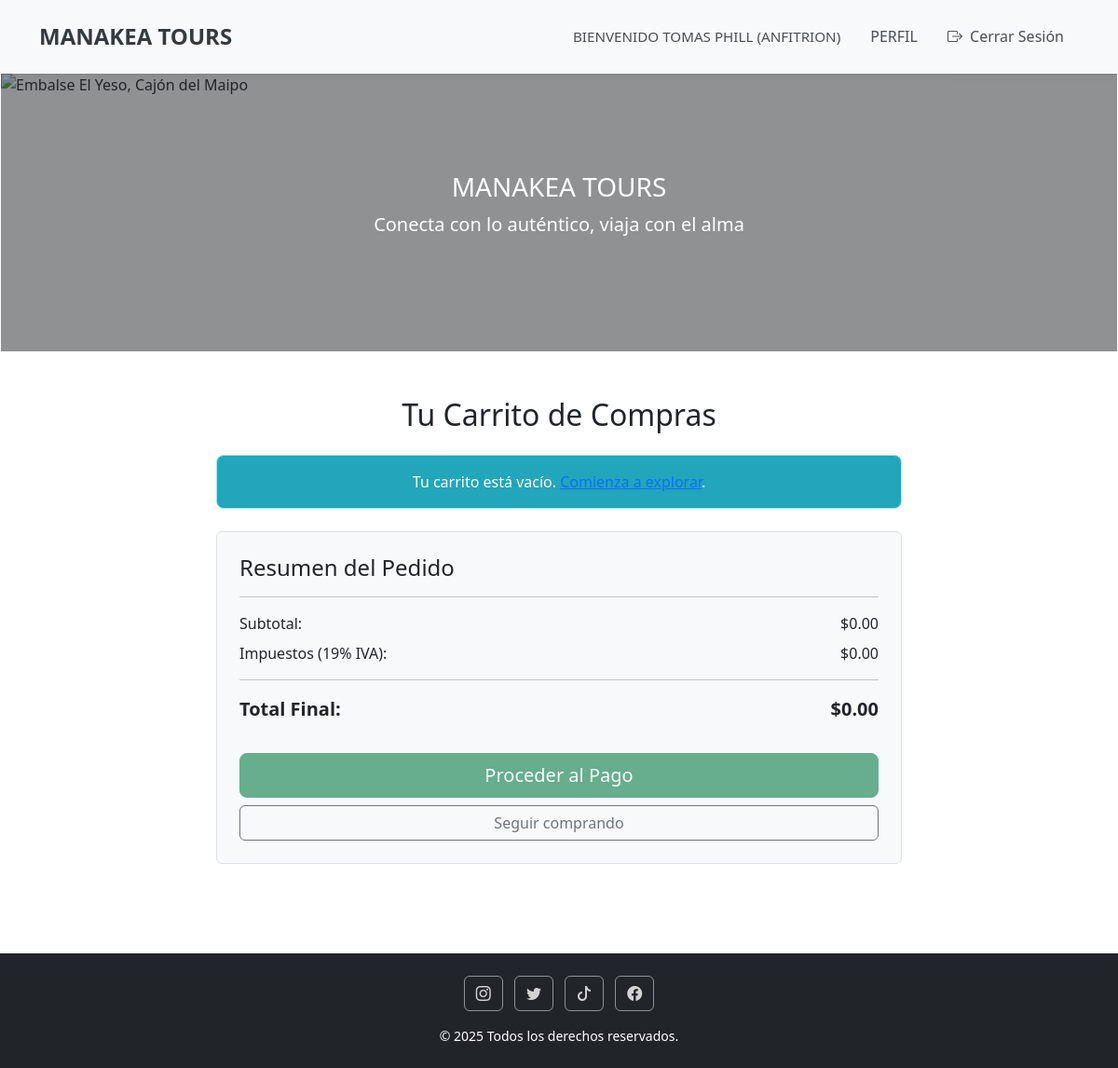
The page /carrito/ (signed in) on the database its author committed.
### core/models.py (models this page shows, shortened)
class Usuario(AbstractBaseUser, PermissionsMixin):
    nombre = models.CharField(max_length=100)
    apellido = models.CharField(max_length=100)
    correo = models.EmailField(unique=True)
    telefono = models.CharField(max_length=20, blank=True, null=True) # Campo de teléfono
    tipo_usuario = models.ForeignKey(TipoUsuario, on_delete=models.SET_NULL, null=True, blank=True)
    is_active = models.BooleanField(default=True) # Indica si la cuenta está activa
    is_staff = models.BooleanField(default=False) # Necesario para acceder al admin de Django
    date_joined = models.DateTimeField(auto_now_add=True) # Fecha de creación del usuario
    objects = UsuarioManager() # Asigna tu Manager personalizado
    USERNAME_FIELD = 'correo' # Django usará 'correo' como campo de nombre de usuario para el login
    REQUIRED_FIELDS = ['nombre', 'apellido'] # Campos requeridos al crear un superusuario con createsuperuser
    groups = models.ManyToManyField(
        'auth.Group',
        verbose_name='groups',
        blank=True,
        help_text='The groups this user belongs to. A user will get all permissions granted to each of their groups.',
        related_name="core_usuario_set", # Asegura un related_name único para evitar conflictos
        related_query_name="usuario",
    )
    user_permissions = models.ManyToManyField(
        'auth.Permission',
        verbose_name='user permissions',
        blank=True,
        help_text='Specific permissions for this user.',
        related_name="core_usuario_set", # Asegura un related_name único para evitar conflictos
        related_query_name="usuario",
    )
    class Meta:
        verbose_name = "Usuario"
        verbose_name_plural = "Usuarios"

class TipoUsuario(models.Model):
    tipo_nombre = models.CharField(max_length=50, unique=True)
    class Meta:
        verbose_name = "Tipo de Usuario"
        verbose_name_plural = "Tipos de Usuarios"

### core/views.py (the view)
# urls.py: path('carrito/', views.carrito, name='carrito'),
def carrito(request):
    return render(request, 'core/carrito.html')

### core/templates/core/carrito.html (shortened to what this page needs)
{% load static %}
<!DOCTYPE html>
<html lang="es">
<head>
    <link rel="stylesheet" href="{% static 'css/global.css' %}">
    <link href="https://cdn.jsdelivr.net/npm/bootstrap@5.3.0/dist/css/bootstrap.min.css" rel="stylesheet">
    <link href="https://cdn.jsdelivr.net/npm/bootstrap-icons@1.10.5/font/bootstrap-icons.css" rel="stylesheet">
</head>
<body>
    <nav class="navbar navbar-expand-lg navbar-light bg-light">
        <div class="container">
            {% if user.is_authenticated %}
                <a class="navbar-brand fw-bold" href="{% url 'inicioregistrado' %}">MANAKEA TOURS</a>
            {% else %}
                <a class="navbar-brand fw-bold" href="{% url 'inicio' %}">MANAKEA TOURS</a>
            {% endif %}
            <div class="collapse navbar-collapse justify-content-end" id="navbarNav">
                <ul class="navbar-nav">
                    {% if user.is_authenticated %}
                        <li class="nav-item d-flex align-items-center">
                            <span class="nav-link welcome-message">
                                BIENVENIDO {{ user.nombre|upper }} {{ user.apellido|upper }}
                                {% if user.tipo_usuario %}
                                    <span class="user-role">({{ user.tipo_usuario.tipo_nombre|upper }})</span>
                                {% endif %}
                            </span>
                        </li>
                        <li class="nav-item">
                            <a class="nav-link" href="{% url 'perfil' %}">PERFIL</a>
                        </li>
                        <li class="nav-item">
                            <a class="nav-link btn btn-outline-danger btn-sm ms-2" href="{% url 'logout' %}">
                                <i class="bi bi-box-arrow-right me-1"></i> Cerrar Sesión
                            </a>
                        </li>
                    {% endif %}
                </ul>
            </div>
        </div>
    </nav>
    <div id="carouselExampleSlidesOnly" class="carousel slide border border-white" data-bs-ride="carousel" style="height: 300px;">
        <div class="carousel-inner h-100">
            <div class="carousel-item active position-relative h-100">
                <img src="https://www.cvc.com.br/dicas-de-viagem/wp-content/uploads/2019/09/cajon-del-maipo-embalse-el-yeso-chile.jpg"
                     class="d-block w-100 h-100 object-fit-cover" alt="Embalse El Yeso, Cajón del Maipo">
                <div class="position-absolute top-0 start-0 w-100 h-100 d-flex flex-column justify-content-center align-items-center text-white bg-dark bg-opacity-50">
                    <h1 class="h3">MANAKEA TOURS</h1>
                    <p class="lead">Conecta con lo auténtico, viaja con el alma</p>
                </div>
            </div>
        </div>
    </div>
    <div class="container my-5">
        <h2 class="mb-4 text-center">Tu Carrito de Compras</h2>
        <div class="row justify-content-center">
            <div class="col-lg-8 col-md-10">
                <div id="full-cart-items">
                </div>
                <div class="carrito-summary mt-4 p-4 border rounded bg-light">
                    <h4 class="mb-3">Resumen del Pedido</h4>
                    <hr>
                    <div class="d-flex justify-content-between mb-2">
                        <span>Subtotal:</span>
                        <span>$<span id="subtotal-completo">0.00</span></span>
                    </div>
                    <div class="d-flex justify-content-between mb-2">
                        <span>Impuestos (19% IVA):</span>
                        <span>$<span id="impuestos-completo">0.00</span></span>
                    </div>
                    <hr>
                    <div class="d-flex justify-content-between fw-bold fs-5 mb-3">
                        <span>Total Final:</span>
                        <span>$<span id="total-final-completo">0.00</span></span>
                    </div>
                    <button id="proceder-pago-btn" class="btn btn-success w-100 btn-lg mt-3">Proceder al Pago</button>
                    <a href="{% url 'inicioregistrado' %}" class="btn btn-outline-secondary w-100 mt-2">Seguir comprando</a>
                </div>
            </div>
        </div>
    </div>
    <footer class="bg-dark text-center text-white py-4 mt-5">
        <div class="container">
            <div class="mb-3 social-icons-container">
                <a href="https://www.instagram.com" target="_blank" class="btn btn-outline-light mx-1"><i class="bi bi-instagram"></i></a>
                <a href="https://www.twitter.com" target="_blank" class="btn btn-outline-light mx-1"><i class="bi bi-twitter"></i></a>
                <a href="https://www.tiktok.com" target="_blank" class="btn btn-outline-light mx-1"><i class="bi bi-tiktok"></i></a>
                <a href="https://www.facebook.com" target="_blank" class="btn btn-outline-light mx-1"><i class="bi bi-facebook"></i></a>
            </div>
            <p class="mb-0 small">&copy; 2025 Todos los derechos reservados.</p>
        </div>
    </footer>
</body>
</html>

### core/static/css/global.css (style rules this page uses)
body { min-height: 100vh; display: flex; flex-direction: column; margin: 0; padding: 0; }
.btn { margin-top: auto; }
.navbar { background-color: rgba(255, 255, 255, 0.85) !important; box-shadow: 0 2px 10px rgba(0,0,0,0.1); padding: 1rem 0 !important; }
.navbar-brand { font-size: 1.5rem !important; color: #343a40 !important; font-weight: 700 !important; }
.navbar-nav .nav-link { color: #495057 !important; font-weight: 500 !important; margin: 0 0.5rem; transition: color 0.3s ease; }
.welcome-message { color: #6c757d !important; font-size: 0.95rem !important; margin-right: 1rem; }
footer { background-color: rgba(33, 37, 41, 0.9) !important; padding: 2rem 0 !important; color: rgba(255, 255, 255, 0.8) !important; }
footer .btn-outline-light { border-color: rgba(255, 255, 255, 0.5) !important; color: rgba(255, 255, 255, 0.8) !important; }

### rows shown on the page
Usuario: nombre "TOMAS", apellido "PHILL", tipo_usuario.tipo_nombre "ANFITRION"
